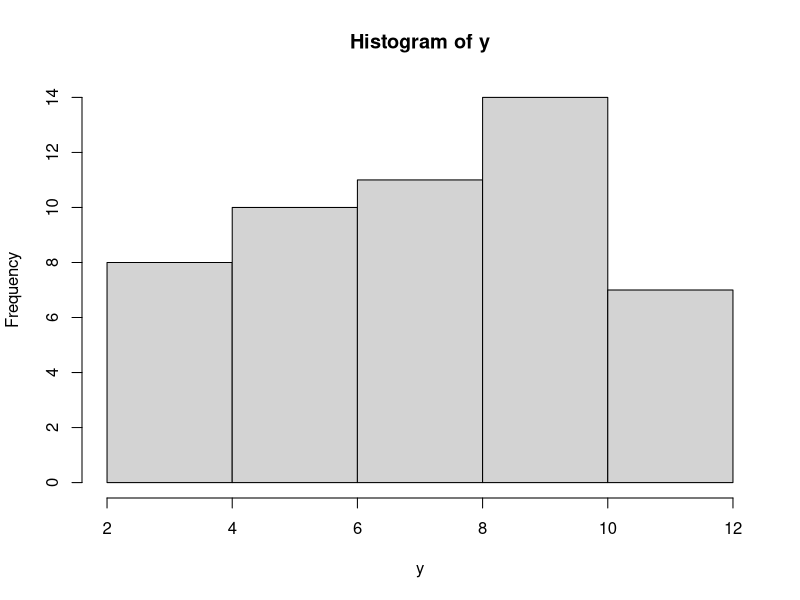
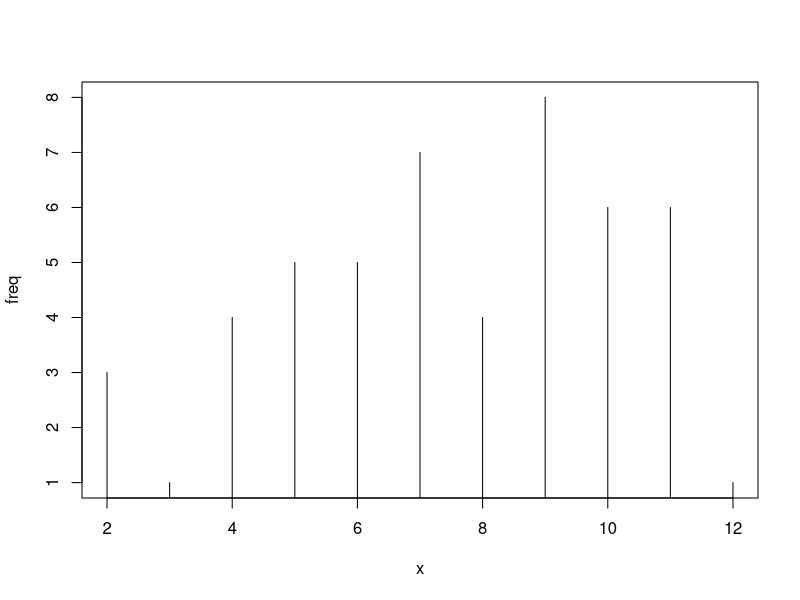
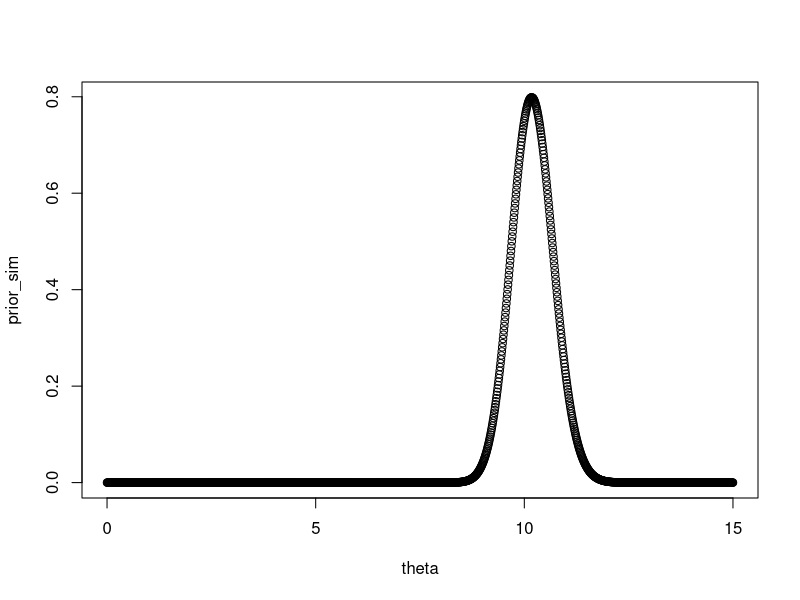
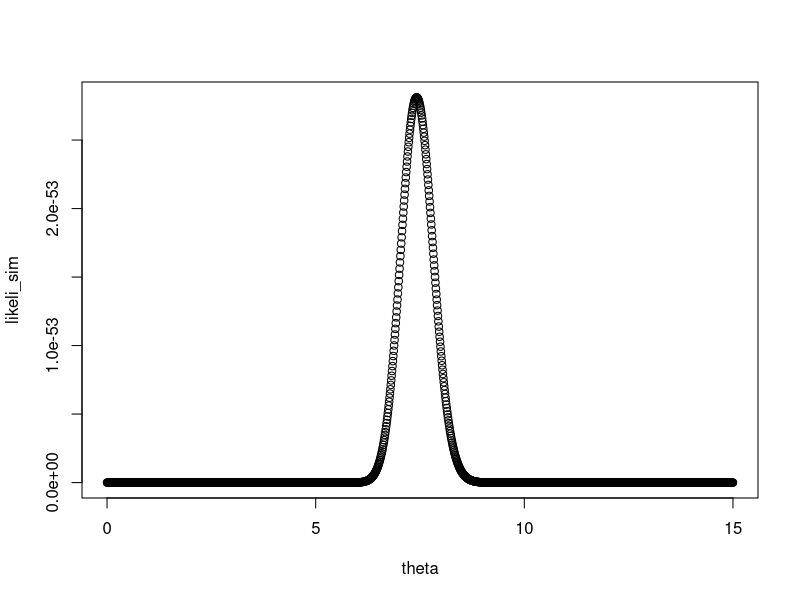
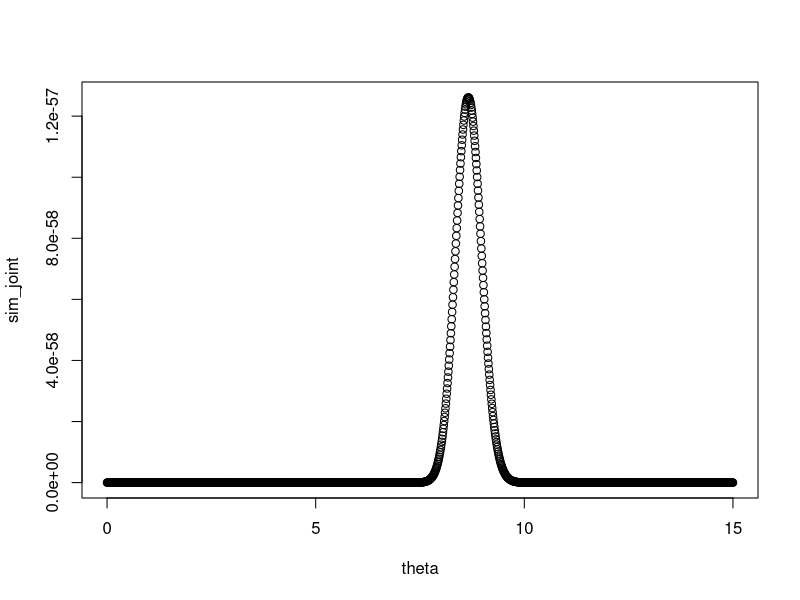
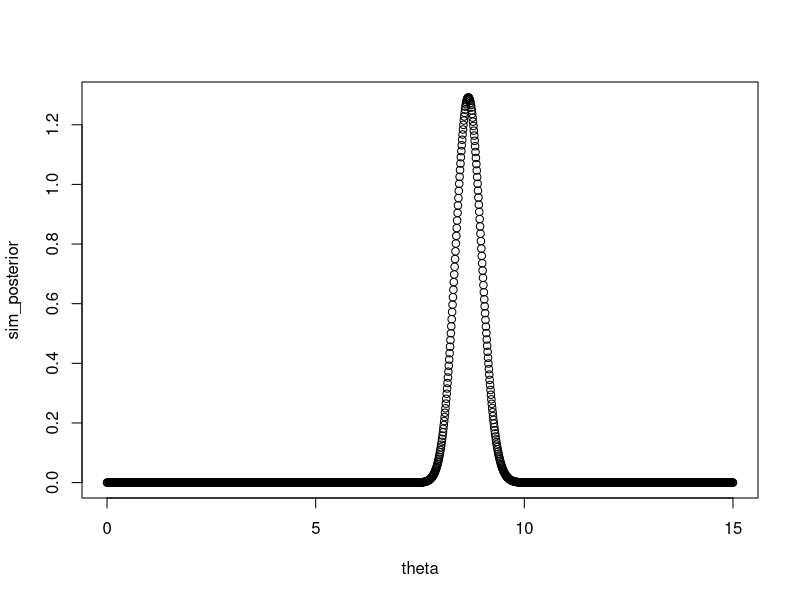
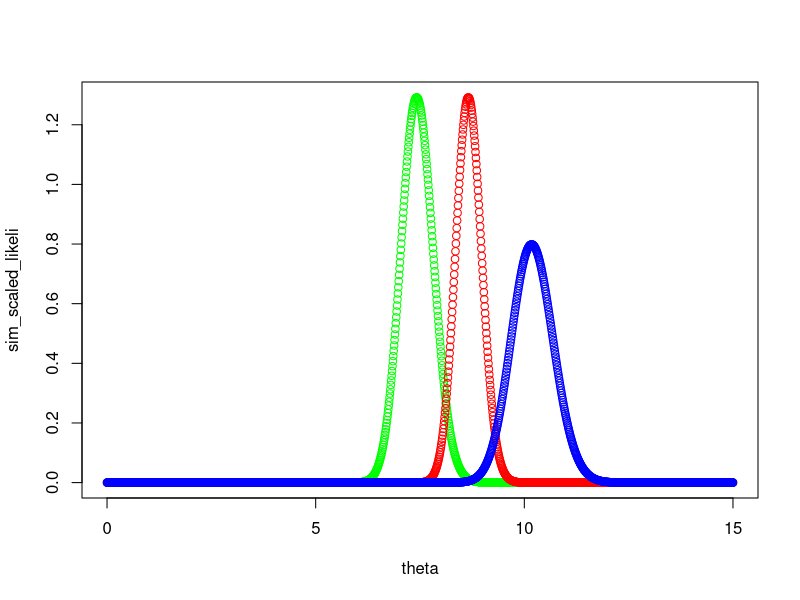

Generate these figures, in order, with R:
#### Lab 4 ####

#### The Problem ####
set.seed(2021)

y = rpois(n = 50, lambda = 6.4)
hist(y)

library("plyr")
plot(count(y), type  = "h")

mu.prior = 10.2
sigma.prior = 0.5
step = 0.01
theta = seq(0,15,step)
alpha = mu.prior^2/sigma.prior^2
beta = mu.prior/sigma.prior^2

#### The Prior distribution ####

## theta ~ gamma(shape, rate)
## theta ~ gamma(alpha, beta)
## theta ~ gamma()
## alpha = mean^2 / sigma^2 
## beta = mean / sigma^2 
alpha
beta
## theta ~ gamma(416.16, 40.8)
theta.prior=0
calc_theta.prior = function(theta,mu.prior,sigma.prior){
  alpha = mu.prior^2/sigma.prior^2
  beta = mu.prior/sigma.prior^2
  for (i in 1:length(theta)){
    theta.prior[i] = dgamma(theta[i],shape = alpha, rate = beta)
  }
  return(theta.prior)
}
prior_sim = calc_theta.prior(theta,mu.prior = 10.2,sigma.prior = 0.5)
prior_sim
plot(theta, prior_sim)

check_mom = rgamma(100000,shape=alpha, rate=beta)
mean(check_mom)
var(check_mom)

#### The Likelihood ####
## [y|theta] = 

calc_likelihood = function(theta,y){
  likelihood = 0
  for (i in 1:length(theta)){
    likelihood[i] = prod(dpois(y,theta[i],log = FALSE))
  }
  return(likelihood)
}

likeli_sim = calc_likelihood(theta = theta, y=y)
likeli_sim
plot(theta, likeli_sim,xlim = c(0,15))

#### The Joint Distribution ####

joint = function(prior_sim,likeli_sim){
  joint = 0
  for (i in 1:length(theta)){
    joint[i] = prior_sim[i]*likeli_sim[i]
  }
  return(joint)
}

sim_joint = joint(prior_sim,likeli_sim)

plot(theta, sim_joint)

calc_norm_const = function(sim_joint,step,theta){
  ncon = 0
  for (i in 1:length(theta)){
    ncon[i] = sim_joint[i]*step
  }
  norm_const = sum(ncon)
  return(norm_const)
}
sim_norm_const = calc_norm_const(sim_joint, step, theta)

#### The Posterior Distribution ####

calc_posterior = function(sim_joint, sim_norm_const){
  post = 0
  for (i in 1:length(theta)){
    post[i] = sim_joint[i]/sim_norm_const
  }
  return(post)
}

sim_posterior = calc_posterior(sim_joint,sim_norm_const)

plot(theta,sim_posterior)

#### Putting it all together ####

scaling_likeli = function(likeli_sim,sim_posterior){
  scaled_likeli = 0
  max_likeli_in = which.max(likeli_sim)
  max_likeli = likeli_sim[max_likeli_in]
  max_post_in = which.max(sim_posterior)
  max_post = sim_posterior[max_post_in]
  for (i in 1:length(theta)){
    scaled_likeli[i] = (likeli_sim[i]/max_likeli)*max_post
  }
  return(scaled_likeli)
}

#### Prior, Likelihood, Posterior Plots ####
sim_scaled_likeli = scaling_likeli(likeli_sim, sim_posterior)
plot(theta,sim_scaled_likeli, col = "green")
points(theta, sim_posterior, col = "red")
points(theta, prior_sim, col = "blue")

